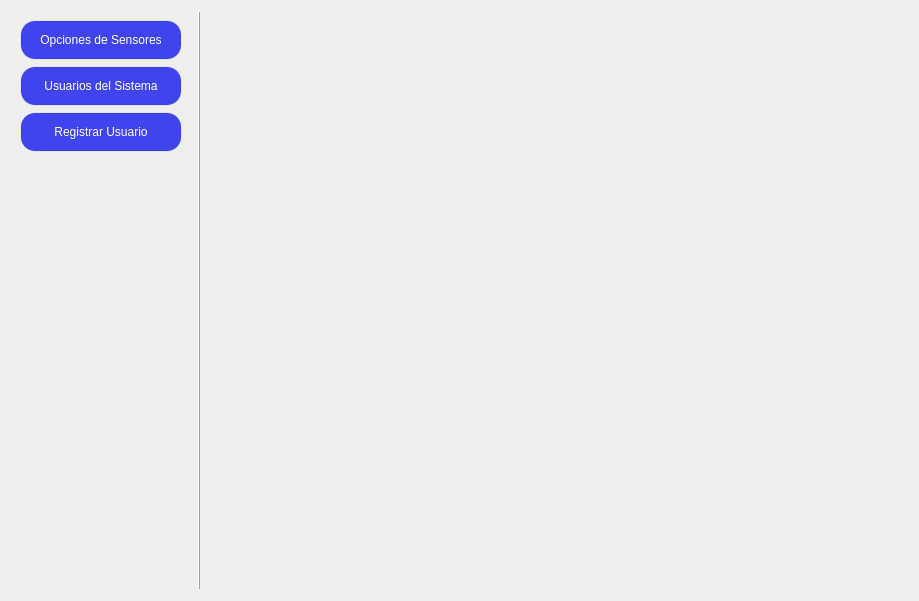
<?xml version="1.0" encoding="UTF-8"?>
<ui version="4.0">
 <class>AdministrationPage</class>
 <widget class="QWidget" name="AdministrationPage">
  <property name="geometry">
   <rect>
    <x>0</x>
    <y>0</y>
    <width>919</width>
    <height>601</height>
   </rect>
  </property>
  <property name="sizePolicy">
   <sizepolicy hsizetype="Expanding" vsizetype="Expanding">
    <horstretch>0</horstretch>
    <verstretch>0</verstretch>
   </sizepolicy>
  </property>
  <property name="windowTitle">
   <string>Form</string>
  </property>
  <layout class="QHBoxLayout" name="horizontalLayout">
   <item>
    <widget class="QFrame" name="verticalFrame">
     <property name="sizePolicy">
      <sizepolicy hsizetype="Expanding" vsizetype="Expanding">
       <horstretch>0</horstretch>
       <verstretch>0</verstretch>
      </sizepolicy>
     </property>
     <property name="minimumSize">
      <size>
       <width>160</width>
       <height>0</height>
      </size>
     </property>
     <property name="maximumSize">
      <size>
       <width>180</width>
       <height>16777215</height>
      </size>
     </property>
     <property name="frameShape">
      <enum>QFrame::Shape::NoFrame</enum>
     </property>
     <layout class="QVBoxLayout" name="verticalLayout">
      <item>
       <widget class="Button" name="sensor_options_button">
        <property name="sizePolicy">
         <sizepolicy hsizetype="Expanding" vsizetype="Fixed">
          <horstretch>0</horstretch>
          <verstretch>0</verstretch>
         </sizepolicy>
        </property>
        <property name="minimumSize">
         <size>
          <width>140</width>
          <height>40</height>
         </size>
        </property>
        <property name="maximumSize">
         <size>
          <width>200</width>
          <height>40</height>
         </size>
        </property>
        <property name="styleSheet">
         <string notr="true">QPushButton {
	border-radius: 15px;
	padding: 5px;
	background-color: rgb(64, 68, 237);
	color: white;
	border: 2px solid rgba(0, 0, 0, 10); /* Borde tenue */
}

QPushButton:hover {
  background-color: rgb(90, 90, 255);    /* Fondo al pasar el mouse */
  color: white;                /* Color del texto al pasar el mouse */
}

QPushButton:pressed {
  background-color: rgb(51, 55, 188)     /* Fondo al presionar */
  color: white;                /* Color del texto al presionar */
}

QPushButton:disabled {
  background-color: rgb(39, 39, 43);     /* Fondo deshabilitado */
  color: #7f8c8d;                /* Color del texto deshabilitado */
}

QPushButton:checked {
  background-color: #27ae60;     /* Fondo cuando está checkable y activado */
  color: #ecf0f1;        
}</string>
        </property>
        <property name="text">
         <string>Opciones de Sensores</string>
        </property>
       </widget>
      </item>
      <item>
       <widget class="Button" name="system_users_button">
        <property name="sizePolicy">
         <sizepolicy hsizetype="Expanding" vsizetype="Fixed">
          <horstretch>0</horstretch>
          <verstretch>0</verstretch>
         </sizepolicy>
        </property>
        <property name="minimumSize">
         <size>
          <width>140</width>
          <height>40</height>
         </size>
        </property>
        <property name="maximumSize">
         <size>
          <width>200</width>
          <height>40</height>
         </size>
        </property>
        <property name="styleSheet">
         <string notr="true">QPushButton {
	border-radius: 15px;
	padding: 5px;
	background-color: rgb(64, 68, 237);
	color: white;
	border: 2px solid rgba(0, 0, 0, 10); /* Borde tenue */
}

QPushButton:hover {
  background-color: rgb(90, 90, 255);    /* Fondo al pasar el mouse */
  color: white;                /* Color del texto al pasar el mouse */
}

QPushButton:pressed {
  background-color: rgb(51, 55, 188)     /* Fondo al presionar */
  color: white;                /* Color del texto al presionar */
}

QPushButton:disabled {
  background-color: rgb(39, 39, 43);     /* Fondo deshabilitado */
  color: #7f8c8d;                /* Color del texto deshabilitado */
}

QPushButton:checked {
  background-color: #27ae60;     /* Fondo cuando está checkable y activado */
  color: #ecf0f1;        
}</string>
        </property>
        <property name="text">
         <string>Usuarios del Sistema</string>
        </property>
       </widget>
      </item>
      <item>
       <widget class="Button" name="register_user_button">
        <property name="sizePolicy">
         <sizepolicy hsizetype="Expanding" vsizetype="Fixed">
          <horstretch>0</horstretch>
          <verstretch>0</verstretch>
         </sizepolicy>
        </property>
        <property name="minimumSize">
         <size>
          <width>140</width>
          <height>40</height>
         </size>
        </property>
        <property name="maximumSize">
         <size>
          <width>200</width>
          <height>40</height>
         </size>
        </property>
        <property name="styleSheet">
         <string notr="true">QPushButton {
	border-radius: 15px;
	padding: 5px;
	background-color: rgb(64, 68, 237);
	color: white;
	border: 2px solid rgba(0, 0, 0, 10); /* Borde tenue */
}

QPushButton:hover {
  background-color: rgb(90, 90, 255);    /* Fondo al pasar el mouse */
  color: white;                /* Color del texto al pasar el mouse */
}

QPushButton:pressed {
  background-color: rgb(51, 55, 188)     /* Fondo al presionar */
  color: white;                /* Color del texto al presionar */
}

QPushButton:disabled {
  background-color: rgb(39, 39, 43);     /* Fondo deshabilitado */
  color: #7f8c8d;                /* Color del texto deshabilitado */
}

QPushButton:checked {
  background-color: #27ae60;     /* Fondo cuando está checkable y activado */
  color: #ecf0f1;        
}</string>
        </property>
        <property name="text">
         <string>Registrar Usuario</string>
        </property>
       </widget>
      </item>
      <item>
       <spacer name="verticalSpacer">
        <property name="orientation">
         <enum>Qt::Orientation::Vertical</enum>
        </property>
        <property name="sizeType">
         <enum>QSizePolicy::Policy::Expanding</enum>
        </property>
        <property name="sizeHint" stdset="0">
         <size>
          <width>20</width>
          <height>40</height>
         </size>
        </property>
       </spacer>
      </item>
     </layout>
    </widget>
   </item>
   <item>
    <widget class="Line" name="line">
     <property name="sizePolicy">
      <sizepolicy hsizetype="Expanding" vsizetype="Expanding">
       <horstretch>0</horstretch>
       <verstretch>0</verstretch>
      </sizepolicy>
     </property>
     <property name="minimumSize">
      <size>
       <width>5</width>
       <height>0</height>
      </size>
     </property>
     <property name="maximumSize">
      <size>
       <width>5</width>
       <height>16777215</height>
      </size>
     </property>
     <property name="styleSheet">
      <string notr="true"/>
     </property>
     <property name="frameShadow">
      <enum>QFrame::Shadow::Raised</enum>
     </property>
     <property name="lineWidth">
      <number>1</number>
     </property>
     <property name="midLineWidth">
      <number>0</number>
     </property>
     <property name="orientation">
      <enum>Qt::Orientation::Vertical</enum>
     </property>
    </widget>
   </item>
   <item>
    <widget class="QWidget" name="widget" native="true">
     <property name="sizePolicy">
      <sizepolicy hsizetype="Expanding" vsizetype="Expanding">
       <horstretch>0</horstretch>
       <verstretch>0</verstretch>
      </sizepolicy>
     </property>
     <property name="styleSheet">
      <string notr="true">QWidget {
	border: 2 px solid black;
}
</string>
     </property>
     <layout class="QGridLayout" name="pages_layout"/>
    </widget>
   </item>
  </layout>
 </widget>
 <customwidgets>
  <customwidget>
   <class>Button</class>
   <extends>QPushButton</extends>
   <header>view/elements/button.h</header>
  </customwidget>
 </customwidgets>
 <resources/>
 <connections/>
</ui>
